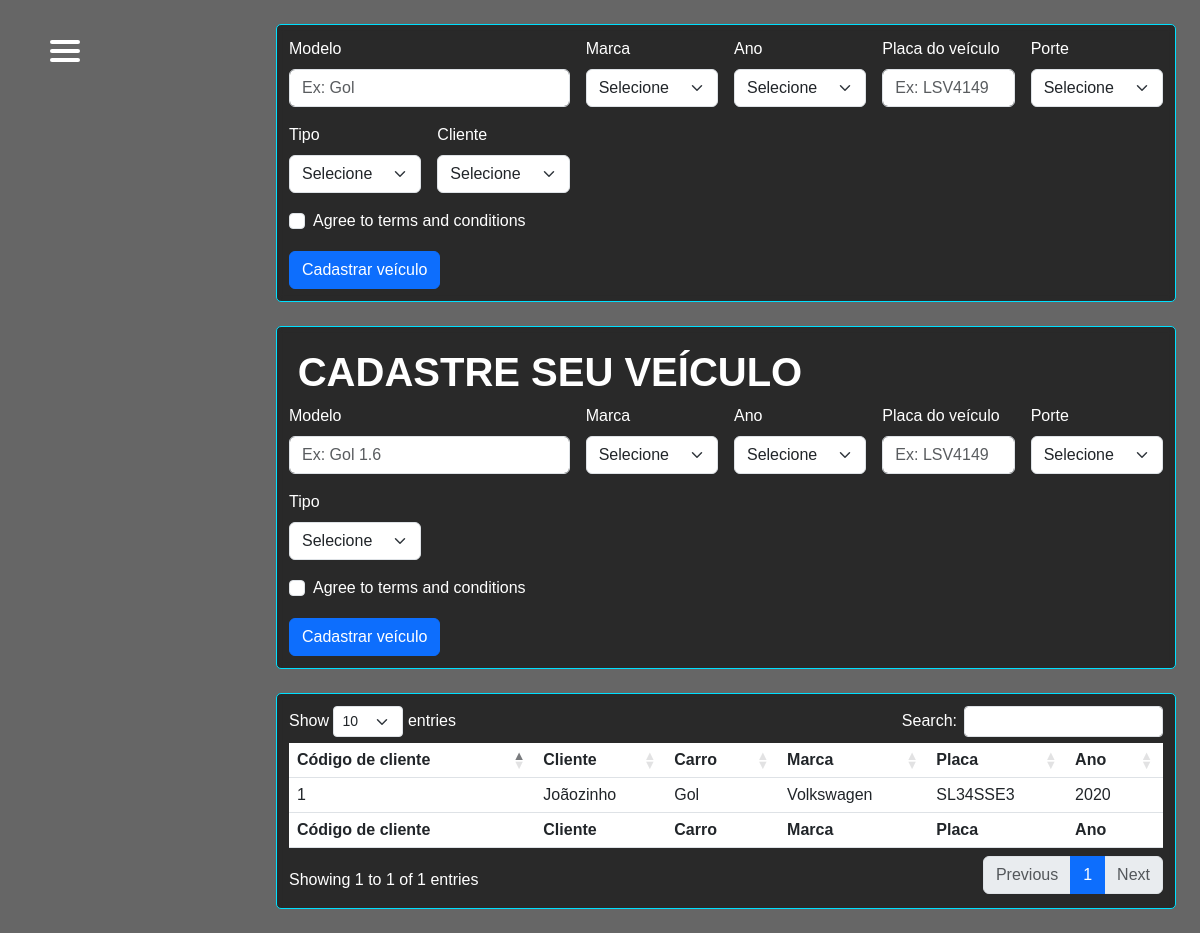
/view/cadastro_veiculo.php (signed in), run on an earlier commit of the app's database.
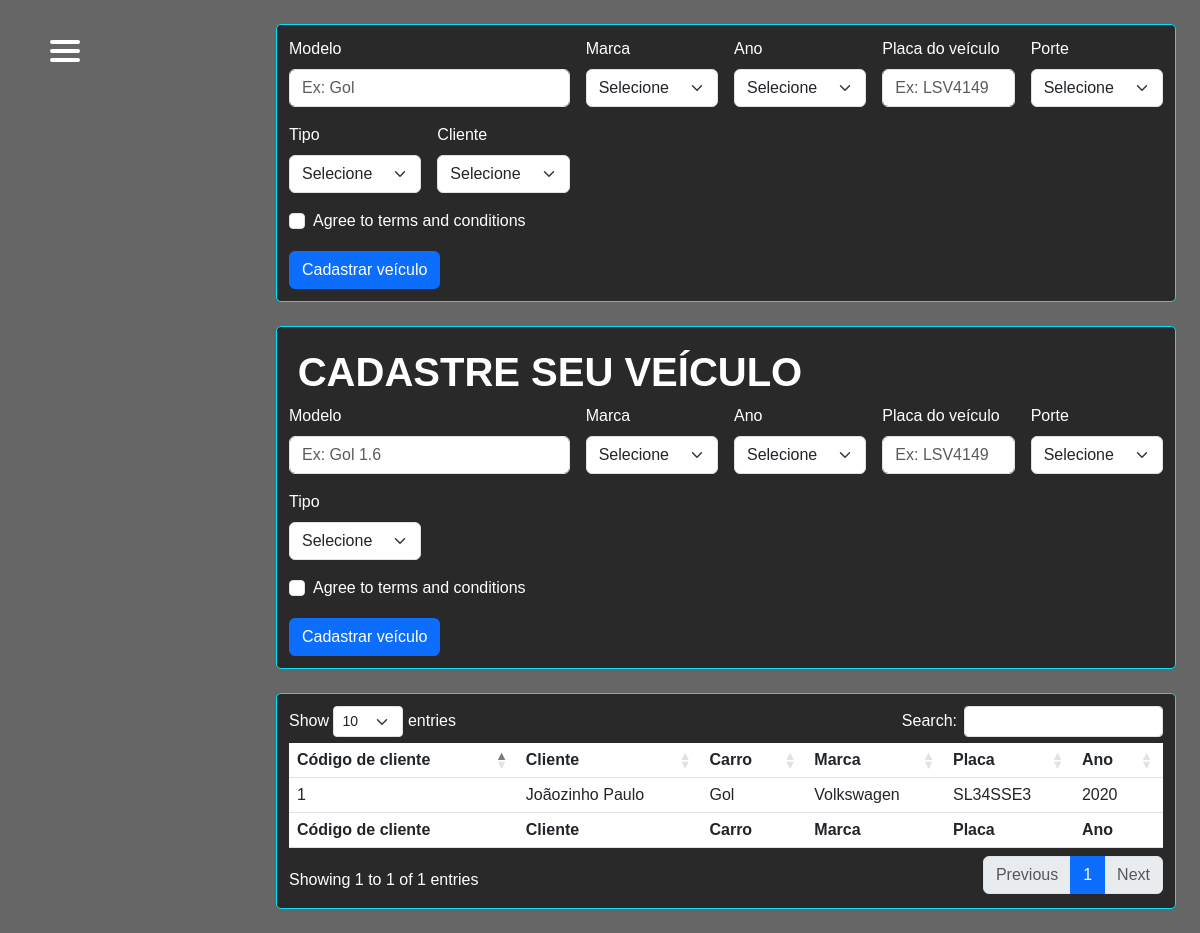
And on a later commit of the database.
### tables this page shows
CREATE TABLE carros(
id_car int NOT NULL PRIMARY KEY AUTO_INCREMENT,
id_user int,
modelo varchar (200),
marca varchar (100),
ano year,
tipo varchar(100),
porte varchar(100),
placa varchar(100),
CONSTRAINT fkcar FOREIGN KEY (id_user)
REFERENCES usuarios (id_user));

CREATE TABLE usuarios(
id_user int NOT NULL PRIMARY KEY AUTO_INCREMENT,
cpf varchar(15),
data_nasc date,
idade int,
username varchar(100),
email varchar(150),
pass_key varchar(200),
cellphone varchar(15),
telephone varchar(15),
address varchar(200),
number_home int (10),
complement varchar(200),
district varchar(100),
city varchar(100),
state varchar(2),
zip varchar(10), 
data_reg datetime,
sts int);

### view/cadastro_veiculo.php (the view, shortened to what the changed rows need)
<?php
require_once '../config/conexao.php';
require_once 'header.php';
?>
<div class="container-detail">
  <h1 class='title'>CADASTRE SEU VEÍCULO</h1>
</div>
<?php
if ($_SESSION['permissao'] == 1) {
?>
  <div class="container-detail-table" style="background: rgba(0, 0, 0, 0.6)">
    <table id="example" class="table" style="width:100%; color: white;">
      <thead>
        <tr>
          <th>Código de cliente</th>
          <th>Cliente</th>
          <th>Carro</th>
          <th>Marca</th>
          <th>Placa</th>
          <th>Ano</th>
        </tr>
      </thead>
      <tbody>
        <?php
        $sqlCadastros = "SELECT u.id_user AS id, u.username AS nome, c.modelo AS modelo,
            c.marca AS marca, c.placa AS placa, c.ano AS ano FROM usuarios AS u
            INNER JOIN carros AS c ON (u.id_user = c.id_user);";
        $resultC = mysqli_query($conn, $sqlCadastros);
        while ($preencher = mysqli_fetch_array($resultC)) {
        ?>
          <tr>
            <td><?php echo $preencher['id']; ?></td>
            <td><?php echo $preencher['nome']; ?></td>
            <td><?php echo $preencher['modelo']; ?></td>
            <td><?php echo $preencher['marca']; ?></td>
            <td><?php echo $preencher['placa']; ?></td>
            <td><?php echo $preencher['ano']; ?></td>
          </tr>
        <?php
        }
        ?>
      </tbody>
      <tfoot>
        <tr>
          <th>Código de cliente</th>
          <th>Cliente</th>
          <th>Carro</th>
          <th>Marca</th>
          <th>Placa</th>
          <th>Ano</th>
        </tr>
      </tfoot>
    </table>
  </div>
  </body>
  </html>
<?php
}
?>

What changed in the data, as far as the page shows it:
changed through a linked row, carros "Gol": id_user.username "Joãozinho" → "Joãozinho Paulo"
